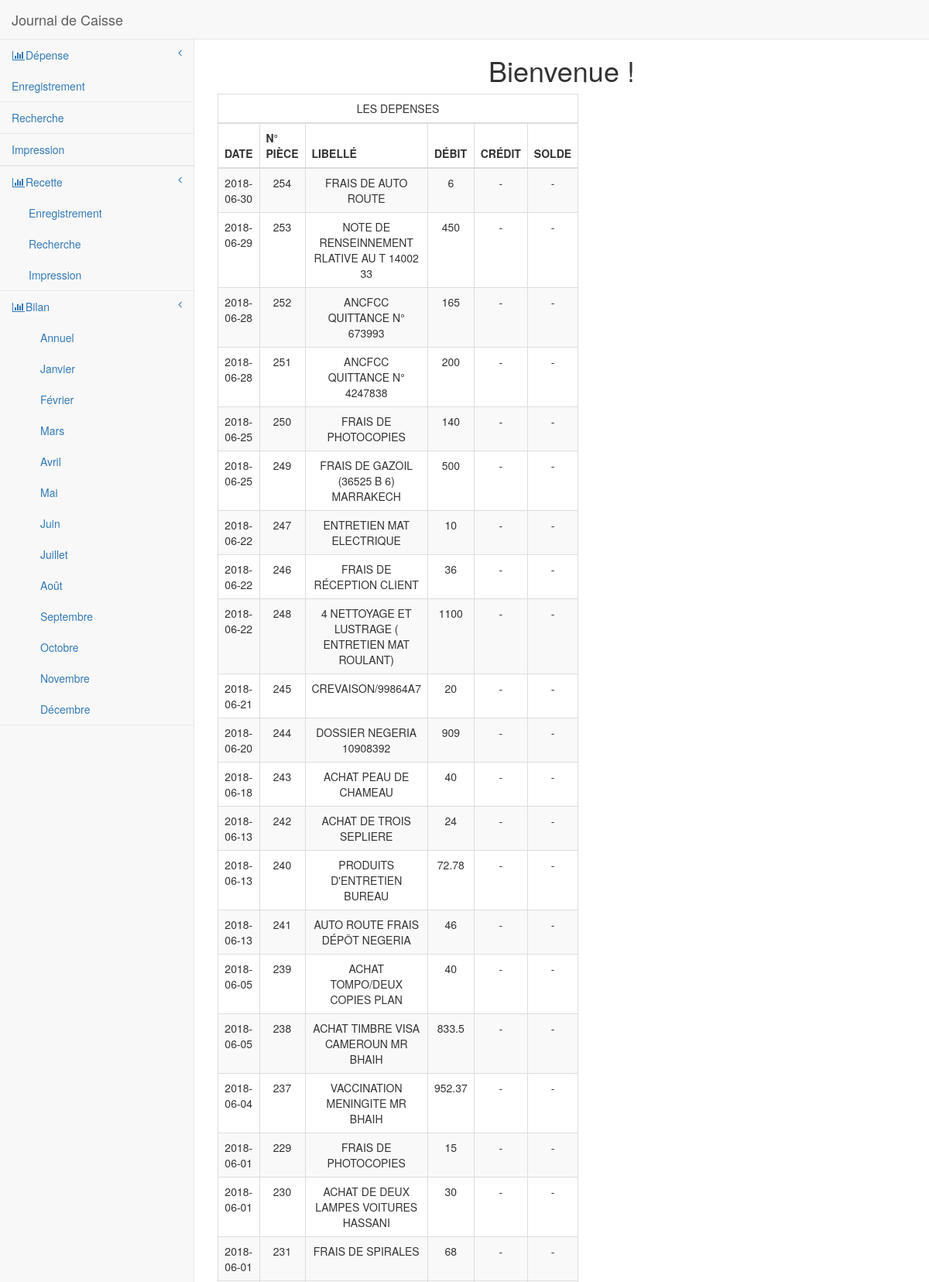
The page / (upper part) on the database its author committed.
### tables this page shows
CREATE TABLE `depense` (
  `id` int(11) NOT NULL,
  `ref` varchar(11) NOT NULL,
  `datee` date NOT NULL,
  `mtchiffre` double NOT NULL,
  `libelleop` varchar(75) NOT NULL,
  `mtlettre` varchar(75) NOT NULL,
  `signdirection` varchar(20) NOT NULL,
  `caissier` varchar(20) NOT NULL,
  `benef` varchar(20) NOT NULL
);

### index.php (the view, shortened to what this page needs)
<?php
	include('excel/controller/connexion.inc.php');
 ?>
<!DOCTYPE html>
<html lang="fr">
<head>
	<link href="//maxcdn.bootstrapcdn.com/font-awesome/4.2.0/css/font-awesome.min.css" rel="stylesheet">
	<link rel="stylesheet" href="style.css" media="screen">
	<link href="vendor/bootstrap/css/bootstrap.min.css" rel="stylesheet">
    <link href="vendor/metisMenu/metisMenu.min.css" rel="stylesheet">
    <link href="dist/css/sb-admin-2.css" rel="stylesheet">
    <link href="vendor/morrisjs/morris.css" rel="stylesheet">
    <link href="vendor/font-awesome/css/font-awesome.min.css" rel="stylesheet" type="text/css">
</head>
<body>
    <div id="wrapper">
        <nav class="navbar navbar-default navbar-static-top" role="navigation" style="margin-bottom: 0">
            <div class="navbar-header">
                <a class="navbar-brand" href="index.php">Journal de Caisse</a>
            </div>
            <div class="navbar-default sidebar" role="navigation">
                <div class="sidebar-nav navbar-collapse">
                    <ul class="nav" id="side-menu">
                        <li>
                            <a href="#"><i class="fa fa-bar-chart-o fa-fw"></i>Dépense<span class="fa arrow"></span></a>
                            <ul class="nav nav-first-level">
                                <li>
                                    <a href="depense/saisie.php">Enregistrement</a>
                                </li>
                                <li>
                                    <a href="depense/search.php">Recherche</a>
                                </li>
                                <li>
                                    <a href="depense/imprim.php">Impression</a>
                                </li>
                            </ul>
                        </li>
                        <li>
                            <a href="#"><i class="fa fa-bar-chart-o fa-fw"></i>Recette<span class="fa arrow"></span></a>
                            <ul class="nav nav-second-level">
                                <li>
                                    <a href="recette/saisie.php">Enregistrement</a>
                                </li>
                                <li>
                                    <a href="recette/search.php">Recherche</a>
                                </li>
                                <li>
                                    <a href="recette/imprim.php">Impression</a>
                                </li>
                            </ul>
                        </li>
                        <li>
                            <a href="#"><i class="fa fa-bar-chart-o fa-fw"></i>Bilan<span class="fa arrow"></span></a>
                            <ul class="nav nav-third-level">
                                <li>
                                    <a href="excel/annuel.php">Annuel</a>
                                </li>
                                <li>
                                    <a href="excel/janvier.php">Janvier</a>
                                </li>
                                <li>
                                    <a href="excel/fevrier.php">Février</a>
                                </li>
                                <li>
                                    <a href="excel/mars.php">Mars</a>
                                </li>
                                <li>
                                    <a href="excel/avril.php">Avril</a>
                                </li>
                                <li>
                                    <a href="excel/mai.php">Mai</a>
                                </li>
                                <li>
                                    <a href="excel/juin.php">Juin</a>
                                </li>
                                <li>
                                    <a href="excel/juillet.php">Juillet</a>
                                </li>
                                <li>
                                    <a href="excel/aout.php">Août</a>
                                </li>
                                <li>
                                    <a href="excel/septembre.php">Septembre</a>
                                </li>
                                <li>
                                    <a href="excel/octobre.php">Octobre</a>
                                </li>
                                <li>
                                    <a href="excel/novembre.php">Novembre</a>
                                </li>
                                <li>
                                    <a href="excel/decembre.php">Décembre</a>
                                </li>
                            </ul>
                        </li>
                    </ul>
                </div>
            </div>
        </nav>
    </div>
    <div id="page-wrapper" class="">
    	<div class="row">
    		<div class="col-lg-12 flex">
    			<h1>Bienvenue !</h1>
    		</div>
    	</div>
    	<div class="row flex">
    			<div class="col-lg-6">
    				<table class="table table-bordered table-striped">
                  <thead>
                    <tr>
                      <td colspan="6" style="text-align: center;">LES DEPENSES</td>
                    </tr>
                  <tr>
                    <th>DATE</th>
                    <th>N° PIÈCE</th>
                    <th>LIBELLÉ</th>
                    <th>DÉBIT</th>
                    <th>CRÉDIT</th>
                    <th>SOLDE</th>
                  </tr>
                  </thead>
                  <tbody>
                  	<?php
                  		$req=$connexion->query("SELECT DISTINCT * from depense ORDER BY datee DESC");
                  		while($s=$req->fetch())
                		 {
		                  $ref=$s['ref'];
		                  $date=$s['datee'];
		                  $mt=$s['mtchiffre'];
		                  $lib=$s['libelleop'];
		                    echo"<tr>";
		                    echo"<td>".$date."</td>";
		                    echo"<td>".$ref."</td>";
		                    echo"<td>".$lib."</td>";
		                    echo"<td>".$mt."</td>";
		                    echo"<td>"."-"."</td>";
		                    echo"<td>"."-"."</td>";
		                    echo"</tr>";
                		}
                  	?>
                  </tbody>
              </table>
    			</div>
    	</div>
    </div>
</body>
</html>

### style.css (style rules this page uses)
.flex { display: flex; justify-content: center; align-items: center; text-align: center; }

### rows shown on the page
depense: datee "2018-06-30", ref "254", libelleop "FRAIS DE AUTO ROUTE", mtchiffre "6"
depense: datee "2018-06-29", ref "253", libelleop "NOTE DE RENSEINNEMENT RLATIVE AU T 14002 33", mtchiffre "450"
depense: datee "2018-06-28", ref "252", libelleop "ANCFCC QUITTANCE N° 673993", mtchiffre "165"
depense: datee "2018-06-28", ref "251", libelleop "ANCFCC QUITTANCE N° 4247838", mtchiffre "200"
depense: datee "2018-06-25", ref "250", libelleop "FRAIS DE PHOTOCOPIES", mtchiffre "140"
depense: datee "2018-06-25", ref "249", libelleop "FRAIS DE GAZOIL (36525 B 6) MARRAKECH", mtchiffre "500"
depense: datee "2018-06-22", ref "247", libelleop "ENTRETIEN MAT ELECTRIQUE", mtchiffre "10"
depense: datee "2018-06-22", ref "246", libelleop "FRAIS DE RÉCEPTION CLIENT", mtchiffre "36"
depense: datee "2018-06-22", ref "248", libelleop "4 NETTOYAGE ET LUSTRAGE ( ENTRETIEN MAT ROULANT)", mtchiffre "1100"
depense: datee "2018-06-21", ref "245", libelleop "CREVAISON/99864A7", mtchiffre "20"
depense: datee "2018-06-20", ref "244", libelleop "DOSSIER NEGERIA 10908392", mtchiffre "909"
depense: datee "2018-06-18", ref "243", libelleop "ACHAT PEAU DE CHAMEAU", mtchiffre "40"
depense: datee "2018-06-13", ref "242", libelleop "ACHAT DE TROIS SEPLIERE", mtchiffre "24"
depense: datee "2018-06-13", ref "240", libelleop "PRODUITS D'ENTRETIEN BUREAU", mtchiffre "72.78"
depense: datee "2018-06-13", ref "241", libelleop "AUTO ROUTE FRAIS DÉPÔT NEGERIA", mtchiffre "46"
depense: datee "2018-06-05", ref "239", libelleop "ACHAT TOMPO/DEUX COPIES PLAN", mtchiffre "40"
depense: datee "2018-06-05", ref "238", libelleop "ACHAT TIMBRE VISA CAMEROUN MR BHAIH", mtchiffre "833.5"
depense: datee "2018-06-04", ref "237", libelleop "VACCINATION MENINGITE MR BHAIH", mtchiffre "952.37"
depense: datee "2018-06-01", ref "229", libelleop "FRAIS DE PHOTOCOPIES", mtchiffre "15"
depense: datee "2018-06-01", ref "230", libelleop "ACHAT DE DEUX LAMPES VOITURES HASSANI", mtchiffre "30"
depense: datee "2018-06-01", ref "231", libelleop "FRAIS DE SPIRALES", mtchiffre "68"
